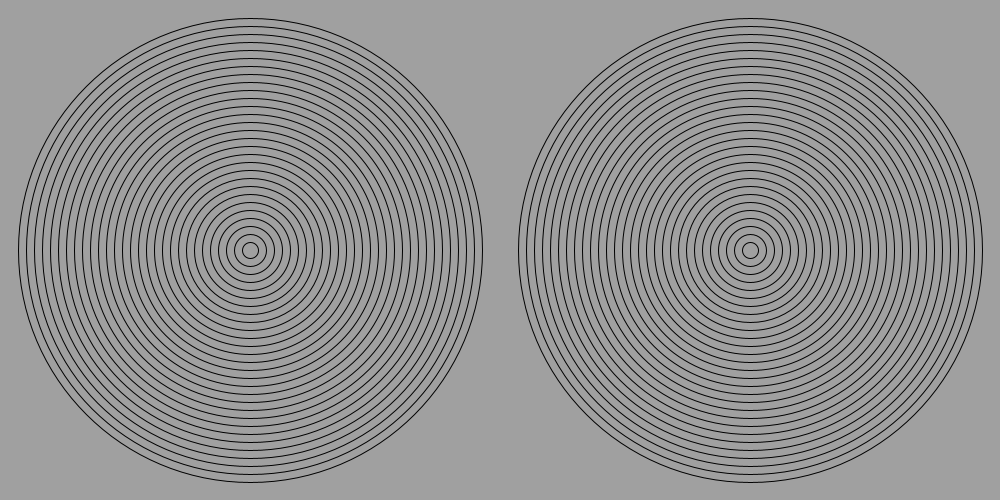
Frame 1 (no input)
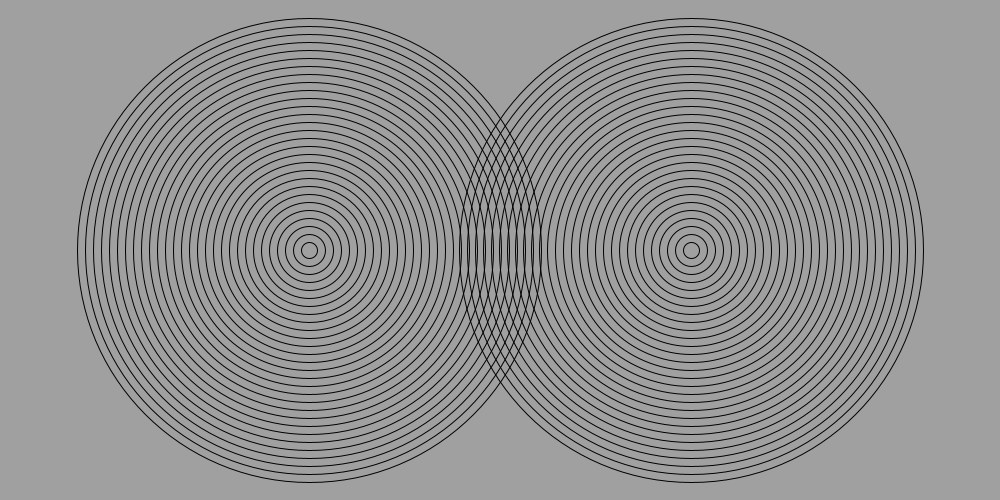
Frame 60 (the mouse pressed at the canvas centre just before this capture)
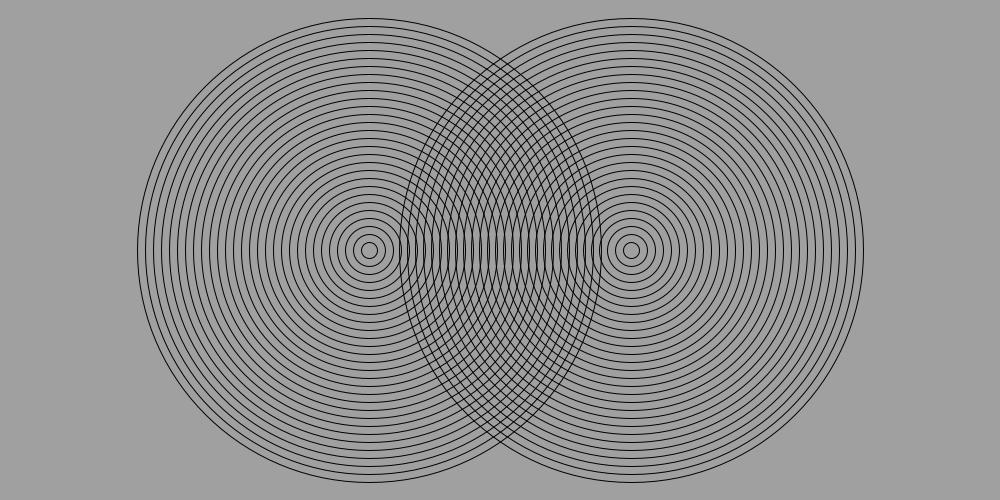
Frame 120 (the mouse held since frame 60 and released just before this capture)

The Processing sketch that drew these frames (run headless with seeded random() and noise(); from frame 60 on, the mouse is pressed at the canvas centre):

// Processing sketch: amazingrings
// ── amazingrings.pde
void setup() {
  ellipseMode(CENTER);
     size(1000, 500);
     
}
int rightX = 750;
int leftX =250;
int j = 0;
void draw() {
  background(160, 160, 160);
  for(int j=0; j<30; j++) {
  fill(#000000);
 
noFill();
  ellipse(leftX, 250, j*16, j*16);
  
  ellipse(rightX, 250, j*16, j*16);

  }
  
  leftX ++;
  rightX --;
  if(leftX ==500){
    panik();
    }
}
void panik(){
 
  for(int d=0; d<250; d++) {
     background(160, 160, 160);
       leftX--;
  rightX++;
    noFill();
  ellipse(leftX, 250, j*16, j*16);
  
  ellipse(rightX, 250, j*16, j*16);
  }
}
